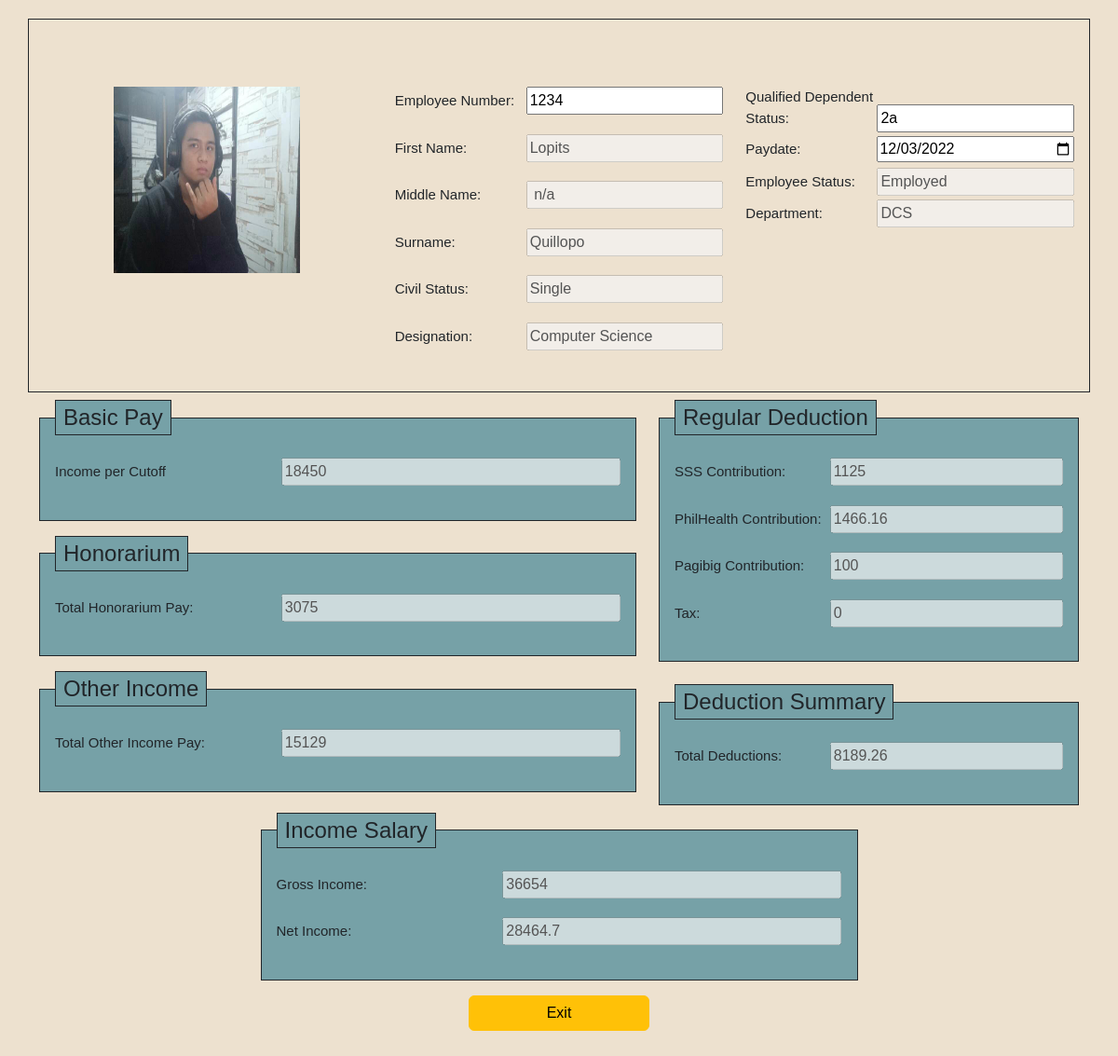
Screenshot of /viewpayroll.php?id=1 (signed in) with the database file from the repository.
### tables this page shows
CREATE TABLE `employee` (
  `id` int(11) NOT NULL,
  `employeenumber` varchar(255) NOT NULL,
  `employeename` varchar(255) NOT NULL,
  `gender` varchar(255) NOT NULL,
  `birthdate` date NOT NULL,
  `nationality` varchar(255) NOT NULL,
  `civilstatus` varchar(255) NOT NULL,
  `department` varchar(255) NOT NULL,
  `designation` varchar(255) NOT NULL,
  `employeestatus` varchar(255) NOT NULL,
  `picture` text NOT NULL,
  `contactnumber` varchar(255) NOT NULL,
  `email` varchar(255) NOT NULL,
  `age` varchar(20) NOT NULL,
  `paydate` date DEFAULT NULL,
  `dependent` varchar(255) DEFAULT NULL
);

CREATE TABLE `payroll` (
  `payroll_id` int(11) NOT NULL,
  `employeeid_fk` int(11) NOT NULL,
  `basicincome` float NOT NULL,
  `honorarium` float NOT NULL,
  `otherincome` float NOT NULL,
  `grossincome` float NOT NULL,
  `netincome` float NOT NULL,
  `totaldeduction` float NOT NULL,
  `sss` float NOT NULL,
  `philhealth` float NOT NULL,
  `pagibig` float NOT NULL,
  `tax` float NOT NULL
);

### viewpayroll.php (the view, shortened to what this page needs)
<?php
include "config.php";
if($_SESSION['usertype']=="hr" || $_SESSION['usertype']=="superadmin"){
  if(isset($_GET['id'])){
    $id = trim($_GET['id'])-0;
    $sql = "SELECT * FROM employee WHERE id=$id";
    $run_query = mysqli_query($conn, $sql) or die(mysqli_error($conn));
    if (mysqli_num_rows($run_query) > 0){
    while ($row = mysqli_fetch_array($run_query)){
          $empnumber = $row['employeenumber'];
          $employeename = $row['employeename'];
          $employeenames = explode (" ", $employeename);
          $firstname = $employeenames[0];
          $middlename = $employeenames[1];
          $surname = $employeenames[2];
          $civilstatus = $row['civilstatus'];
          $department = $row['department'];
          $designation = $row['designation'];
          $dependent = $row['dependent'];
          $employeestatus = $row['employeestatus'];
          $picture = $row['picture'];
          $paydate = $row['paydate'];
        }
      }
      $sql2 = "SELECT * FROM payroll WHERE employeeid_fk=$id";
    $run_query2 = mysqli_query($conn, $sql2) or die(mysqli_error($conn));
    if (mysqli_num_rows($run_query2) > 0){
    while ($fetch = mysqli_fetch_array($run_query2)){
          $totalbasicpay = $fetch['basicincome'];
          $totalhonorpay=$fetch['honorarium'];
          $totalotherpay=$fetch['otherincome'];
          $totaldeduction=$fetch['totaldeduction'];
          $SSS=$fetch['sss'];
          $pagibig=$fetch['pagibig'];
          $philhealth=$fetch['philhealth'];
          $tax=$fetch['tax'];
          $netincome=$fetch['netincome'];
          $gross_income=$fetch['grossincome'];
        }
      }
}
?>
<!DOCTYPE html>
<html lang="en">
<head>
    <link rel="stylesheet" href="css/dashboard.css">
    <link rel="stylesheet" href="https://cdn.jsdelivr.net/npm/bootstrap-icons@1.9.1/font/bootstrap-icons.css">
    <link rel="stylesheet" href="https://cdnjs.cloudflare.com/ajax/libs/font-awesome/5.15.3/css/all.min.css"/>
    <link rel="stylesheet" href="css/main.min.css">
    <link rel="stylesheet" href="css/webp2.css">
</head>
<body style="background-image: url(bg.webp);
            no-repeat center center fixed;
            -webkit-background-size: cover;
            -moz-background-size: cover;
            -o-background-size: cover;
            background-size: cover;">
    <section id="empdetails" >
        <div class="container-md form-group border p-3 border-dark" id="empdetailscontainer" style="background-color: #EDE1CF;">
            <div class="row my-2 gy-5 gx-10" id="empdetails2">
                <div class="col-lg-4" id="empdetails5">
                    <form action="" method="POST" enctype="multipart/form-data">
                        <img src="emp_pics/<?php echo $picture;?>" style="margin-left: 75px;" alt="Photo" id="emppic">
                </div>
                <div class="col-lg-4" id="empdetails3">
                        <label class="form-label"><p>Employee Number:</p></label><input type="text"  id="empnumber" name="empnumber" value="<?php echo($empnumber) ?>" >
                        <label class="form-label"><p>First Name:</p></label><input type="text"  id="firstname" name="firstname" value="<?php echo($firstname) ?>" disabled>
                        <label class="form-label"><p>Middle Name:</p></label><input type="text"  id="middlename" name="middlename" value="<?php echo($middlename) ?>" disabled>
                        <label class="form-label"><p>Surname:</p></label><input type="text" id="surname"  name="surname" value="<?php echo($surname) ?>" disabled>
                        <label class="form-label"><p>Civil Status:</p></label><input type="text"  id="civilstatus" name="civilstatus" value="<?php echo($civilstatus) ?>" disabled>
                        <label class="form-label"><p>Designation:</p></label><input type="text"  id="designation" name="designation" value="<?php echo($designation) ?>" disabled>
                </div>
                <div class="col-lg-4" id="empdetails4">
                    <label class="form-label">Qualified Dependent Status:</label><input type="text"  id="dependent" name="dependent" value="<?php echo($dependent) ?>" >
                    <label class="form-label">Paydate:</label><input type="date"  id="paydate" name="paydate" value="<?php echo($paydate) ?>" required >
                    <label class="form-label">Employee Status: </label><input type="text"  id="empstatus" name="empstatus" value="<?php echo($employeestatus) ?>" disabled>
                    <label class="form-label">Department: </label><input type="text"  id="department" name="department" value="<?php echo($department) ?>" disabled>
                </div>
            </div>
        </div>
    </section>
    <section id="pays">
        <div class="container-md" id="empdetailscontainer2">
            <div class="row my-2 " id="empdetailscontainer1">
                <div class="col-lg-7" id="empdetails6">
                    <fieldset class="form-group border p-3 border-dark bg-secondary">
                        <legend class="w-auto px-2 border border-dark bg-secondary">Basic Pay</legend>
                        <label class="form-label"><p>Income per Cutoff</p></label><input type="text" id="totalbasicpay" value="<?php echo($totalbasicpay) ?>" disabled>
                    </fieldset>
                    <div class="row">
                        <div class="col-lg-12" id="empdetails8">
                            <fieldset class="form-group border p-3 my-3  border-dark bg-secondary">
                                <legend class="w-auto px-2 border border-dark bg-secondary">Honorarium</legend>
                                <label class="form-label"><p>Total Honorarium Pay:</p></label><input type="text"  id="totalhonorpay" value="<?php echo($totalhonorpay) ?>"disabled>
                            </fieldset>
                        </div>
                    </div>
                    <div class="row">
                        <div class="col-lg-12 " id="empdetails9" >
                                <fieldset class="form-group border p-3 border-dark bg-secondary">
                                    <legend class="w-auto px-2 border border-dark bg-secondary">Other Income</legend>
                                    <label class="form-label"><p>Total Other Income Pay:</p></label><input type="text"  id="totalotherpay" value="<?php echo($totalotherpay) ?> " disabled>
                                </fieldset>
                            </div>
                    </div>
                </div>
                <div class="col-lg-5" id="empdetails7">
                    <fieldset class="form-group border p-3 border-dark bg-secondary">
                        <legend class="w-auto px-2 border border-dark bg-secondary">Regular Deduction</legend>
                        <label class="form-label"><p>SSS Contribution:</p></label><input type="text"  id="ssscontri" value="<?php echo($SSS) ?>" disabled>
                        <label class="form-label"><p>PhilHealth Contribution:</p></label><input type="text"  id="philhealthcontri" value="<?php echo($philhealth) ?>" disabled>
                        <label class="form-label"><p>Pagibig Contribution:</p></label><input type="text"  id="pagibigcontri" value="<?php echo($pagibig) ?>" disabled>
                        <label class="form-label"><p>Tax:</p></label><input type="text"  id="tax" value="<?php echo($tax) ?>" disabled>
                    </fieldset>
                    <br>
                    <div class="row">
                        <div class="col-lg-12" id="empdetails9" >
                    <fieldset class="form-group border p-3 border-dark bg-secondary">
                        <legend class="w-auto px-2 border border-dark bg-secondary">Deduction Summary</legend>
                        <label class="form-label"><p>Total Deductions: </p></label><input type="text"  id="totaldeduction" value="<?php echo($totaldeduction) ?>" disabled>
                    </fieldset>
                </div>
                    </div>
                </div>
            </div>
            <div class="row my-2 d-flex d-flex justify-content-center" id="empdetailscontainer2">
                <div class="col-lg-7" id="empdetails9" >
                    <fieldset class="form-group border p-3 border-dark bg-secondary">
                        <legend class="w-auto px-2 border border-dark bg-secondary">Income Salary</legend>
                        <label class="form-label"><p>Gross Income:</p></label><input type="text"  id="grossincome" value="<?php echo($gross_income) ?>" disabled>
                        <label class="form-label"><p>Net Income:</p></label><input type="text"  id="netincome" value="<?php echo($netincome) ?> "disabled>
                    </fieldset>
                </div>
            </div>
            <div class="row my-2 gx-5 gy-2 d-flex justify-content-center">
                    <a href="payroll_report.php" class="btn col-lg-2 btn-warning"> Exit </a>
            </div>
        </div>
    </section>
</body>
</html>
<?php }
else{
  echo '<script>alert("Unauthorized Web Access")</script>';
  echo '<script>window.location.href="dashboard.php"</script>';
}
?>

### css/webp2.css (style rules this page uses)
body { background-color: #EDE1CF; font-family: sans-serif; padding: 20px; }
#emppic { text-align: center; width: 200px; height: 200px; }
#empdetails3 label, #empdetails4 label,#empdetails5 label,#empdetails6 label, #empdetails7 label, #empdetails8 label, #empdetails9 label { text-align: left; font-size: 15px; width: 40%; }
#empdetails3 input, #empdetails4 input,#empdetails5 input,#empdetails6 input, #empdetails7 input, #empdetails8 input, #empdetails9 input { text-align: left; width: 60%; }
legend { float: none; }

### rows the page displays
employee: picture (picture), empnumber "1234", firstname "Lopits", middlename "n/a", surname "Quillopo", civilstatus "Single", designation "Computer Science", dependent "2a", paydate "12/03/2022", empstatus "Employed", department "DCS"
payroll: basicincome "18450", honorarium "3075", otherincome "15129", sss "1125", philhealth "1466.16", pagibig "100", tax "0", totaldeduction "8189.26", grossincome "36654", netincome "28464.7"
